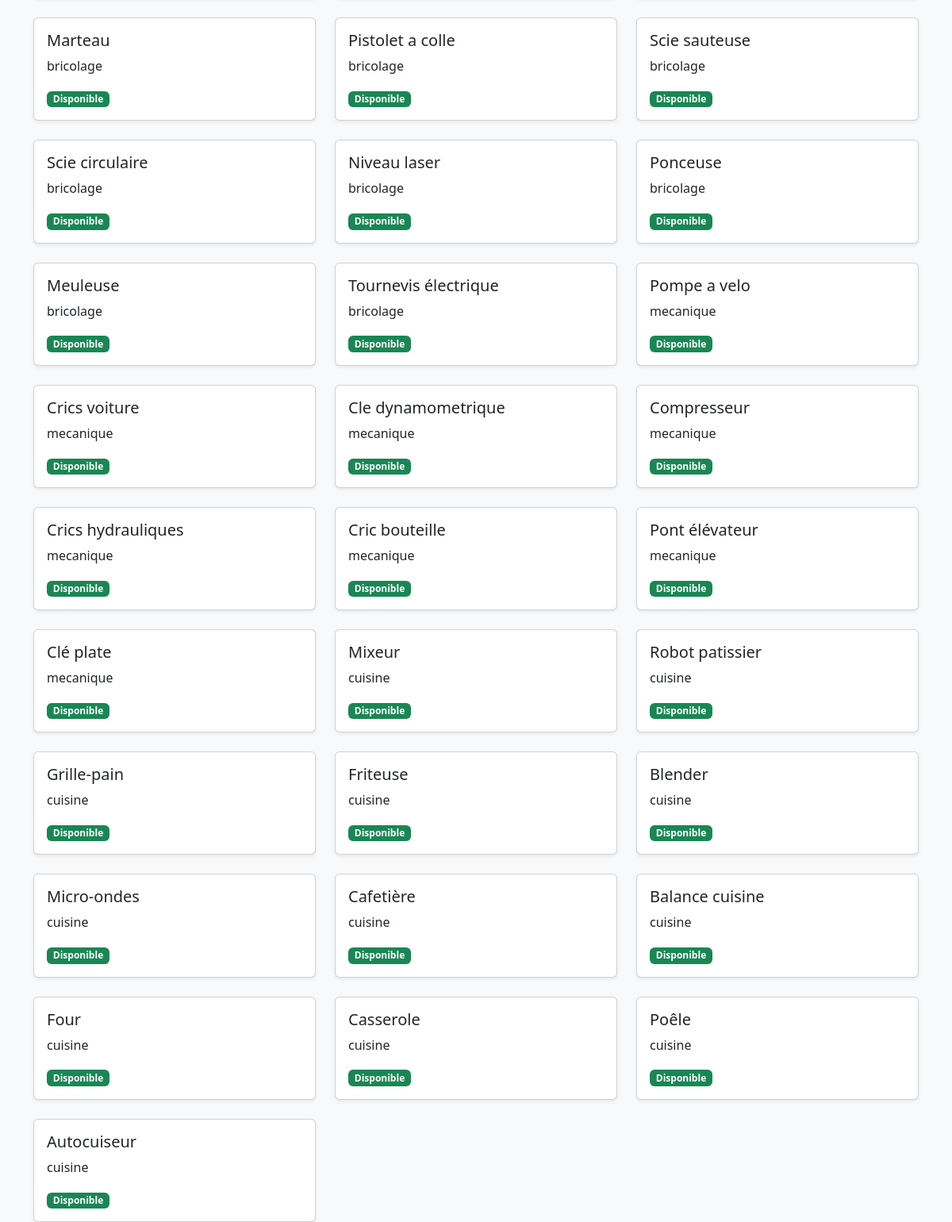
The page /pages/recherche.php?oui=1 (lower part) on the database as committed earlier.
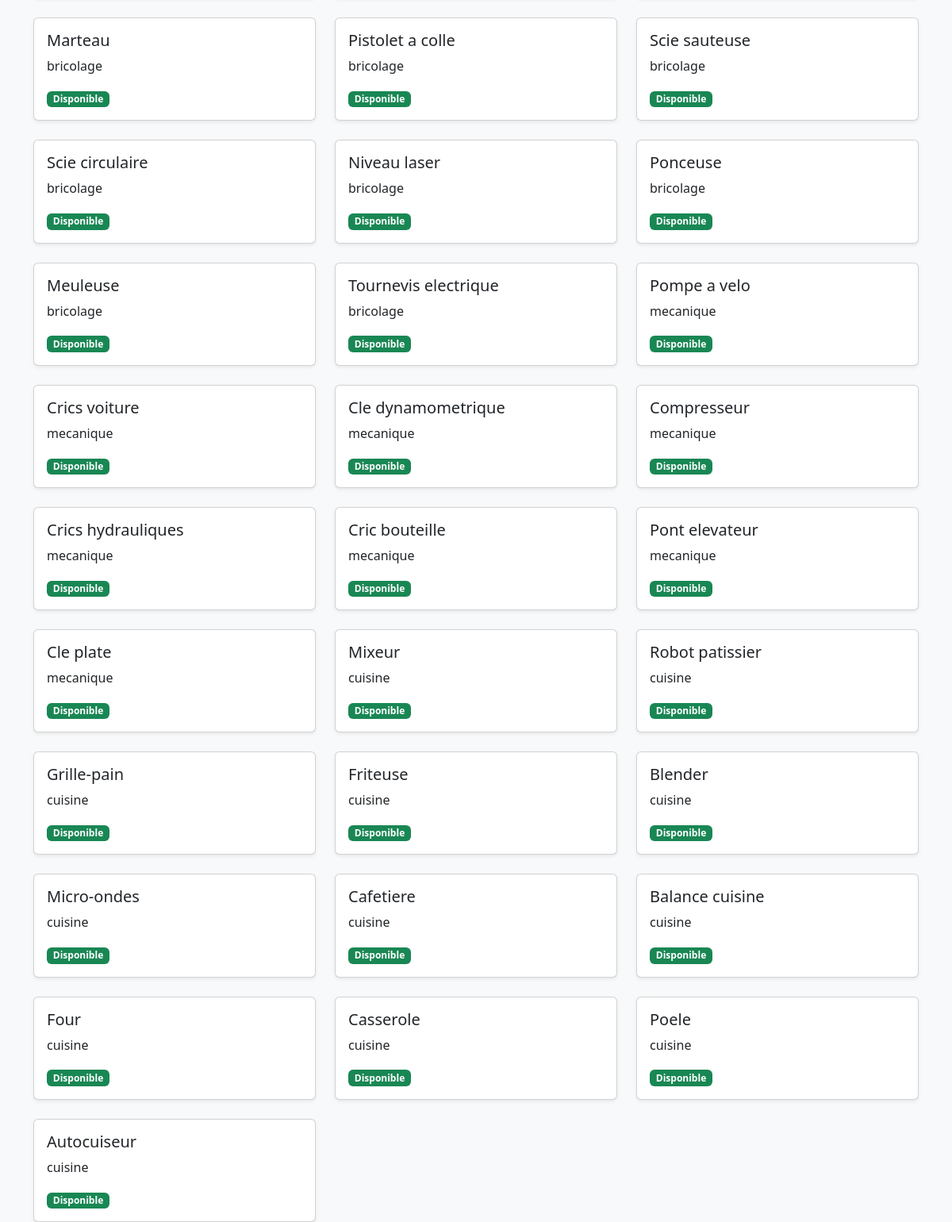
The same page on the database as committed later.
### tables this page shows
CREATE TABLE obj_objet(
    id_objet INT AUTO_INCREMENT  PRIMARY KEY,
    nom_objet VARCHAR(50),
    id_categorie INT,
    id_membre INT,
    FOREIGN KEY (id_membre) REFERENCES obj_membres(id_membre),
    FOREIGN KEY (id_categorie) REFERENCES obj_categorie_objet(id_categorie)
);

CREATE TABLE obj_categorie_objet(
    id_categorie INT AUTO_INCREMENT  PRIMARY KEY,
    nom_categorie VARCHAR(50)
);

### inc/base.php (called while the page is built)
<?php
    function base() {
        return mysqli_connect("localhost" ,"root","","objet");
    }

### pages/recherche.php (the view, shortened to what this page needs)
<?php
include("../inc/function.php");
$nom = NULL;
$categorie = NULL;
$disponible = 0;
$resultat = null;
if (isset($_GET["oui"])) {
    $resultat = recherche($nom, $categorie, $disponible);
}
?>
<!DOCTYPE html>
<html lang="fr">
<head>
    <?= $bootstrap ?>
</head>
<body class="bg-light">
    <div class="container mt-5">
        <?php
        if (isset($_GET["oui"])) {
            echo "<div class='mt-5'>";
            if ($resultat && mysqli_num_rows($resultat) > 0) {
                echo "<div class='row row-cols-1 row-cols-md-2 row-cols-lg-3 g-4'>";
                while ($data = mysqli_fetch_assoc($resultat)) { ?>
                    <div class="col">
                        <div class="card shadow-sm h-100">
                            <div class="card-body">
                                <h5 class="card-title"><?= $data['nom_objet'] ?></h5>
                                <p class="card-text"><?= $data['nom_categorie'] ?></p>
                                <?php if (enCours($data['id_objet']) == '0') { ?>
                                    <span class="badge bg-success">Disponible</span>
                                <?php } else { ?>
                                    <span class="badge bg-warning text-dark">
                                        Emprunté - dispo le <?= enCours($data['id_objet']) ?>
                                    </span>
                                <?php } ?>
                            </div>
                        </div>
                    </div>
                <?php }
                echo "</div>";
            } else {
                echo "<p class='mt-4 alert alert-info'>Aucun résultat trouvé.</p>";
            }
            echo "</div>";
        }
        ?>
    </div>
</body>
</html>

Rows that differ between the two databases and show on the page:
changed obj_objet: nom_objet "Tournevis électrique" → "Tournevis electrique"
changed obj_objet: nom_objet "Pont élévateur" → "Pont elevateur"
changed obj_objet: nom_objet "Clé plate" → "Cle plate"
changed obj_objet: nom_objet "Cafetière" → "Cafetiere"
changed obj_objet: nom_objet "Poêle" → "Poele"
